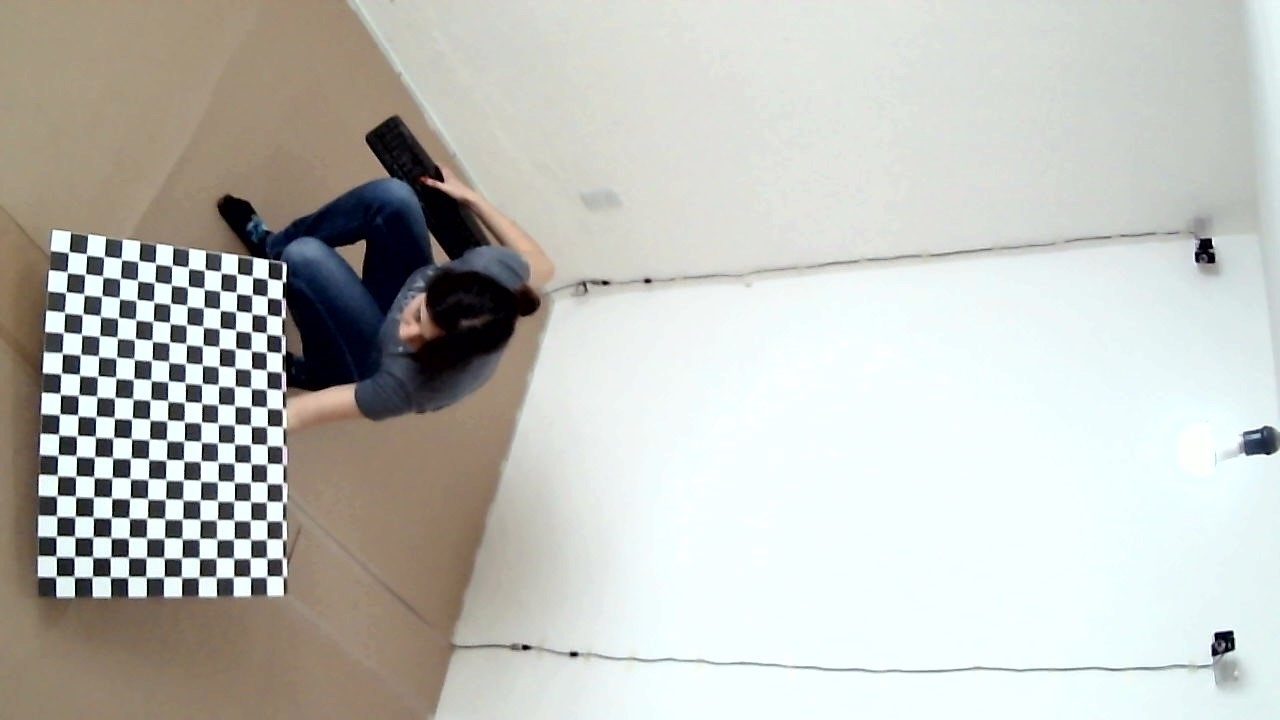
#> input picture AutoCalibration/ImagenesCalibracion/3_cam7/WIN_20250303_12_37_46_Pro.jpg, 1280 x 720 px; its folder holds only this picture in this run
$ python autocalibration.py
#> lines starting #> are read from the running program, lines starting #| are printed output that depends on the picture; after the words box and inside, x2 and y2 are one past the last pixel; in counts of white or black regions, pixels touching at a corner belong together; long printed decimals are rounded
import cv2
import numpy as np
import glob
import os

# Parámetros del tablero de ajedrez
chessboard_size = (15, 12)
square_size = 4.0

# Criterios de refinamiento para la detección de esquinas
criteria = (cv2.TERM_CRITERIA_EPS + cv2.TERM_CRITERIA_MAX_ITER, 30, 0.001)

# Puntos del mundo real
objp = np.zeros((chessboard_size[0] * chessboard_size[1], 3), np.float32)
objp[:, :2] = np.mgrid[0:chessboard_size[0], 0:chessboard_size[1]].T.reshape(-1, 2) * square_size

# Listas para almacenar los puntos 3D y 2D detectados
objpoints = []  # Puntos 3D en el mundo real
imgpoints = []  # Puntos 2D en la imagen

# Cargar imágenes de calibración AutoCalibration\ImagenesCalibracion\2_cam1
folder_path = os.path.join( "AutoCalibration", "ImagenesCalibracion", "3_cam7")
images = glob.glob(os.path.join(folder_path, "*.jpg"))

if not images:
    print(f"No se encontraron imágenes en {folder_path}. Verifica la ruta.")
    exit()

# Variable para almacenar el tamaño de la imagen
gray = None

for image_name in images:
    print(f"Procesando imagen: {image_name}")
    img = cv2.imread(image_name)
#> img is the input picture: shape (720, 1280, 3); mean B, G, R 187.1, 192.4, 191.4

    if img is None:
        print(f"No se pudo cargar la imagen: {image_name}")
        continue

    gray = cv2.cvtColor(img, cv2.COLOR_BGR2GRAY)
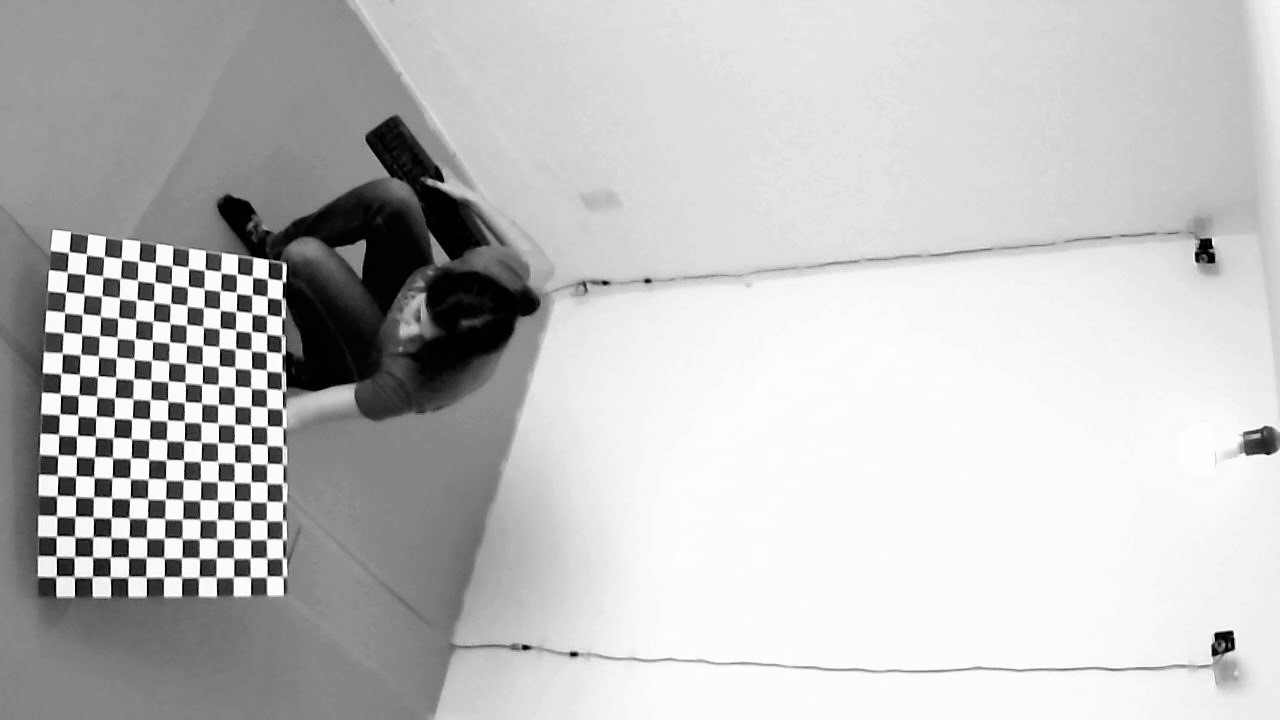
#> gray: shape (720, 1280); min 0, max 255, mean 191.5

    # 🔹 Buscar esquinas del tablero de ajedrez
    ret, corners = cv2.findChessboardCorners(gray, chessboard_size, None)
#> ret = True; corners = 180 rows, first 8: [74.87, 555.6], [75.32, 537.3], [75.53, 515.7], [75.03, 495.8], [76.07, 475.7], [76.28, 456.2], [77.73, 434.9], [78.03, 415.5]

    if ret:
        objpoints.append(objp)
        refined_corners = cv2.cornerSubPix(gray, corners, (11, 11), (-1, -1), criteria)
#> refined_corners = 180 rows, first 8: [74.41, 556.7], [74.73, 536.7], [75.12, 516.5], [75.5, 496.4], [75.79, 476.2], [76.25, 455.9], [76.87, 435.7], [77.84, 415.4]
        imgpoints.append(refined_corners)

        # Dibujar y mostrar las esquinas detectadas
        cv2.drawChessboardCorners(img, chessboard_size, refined_corners, ret)
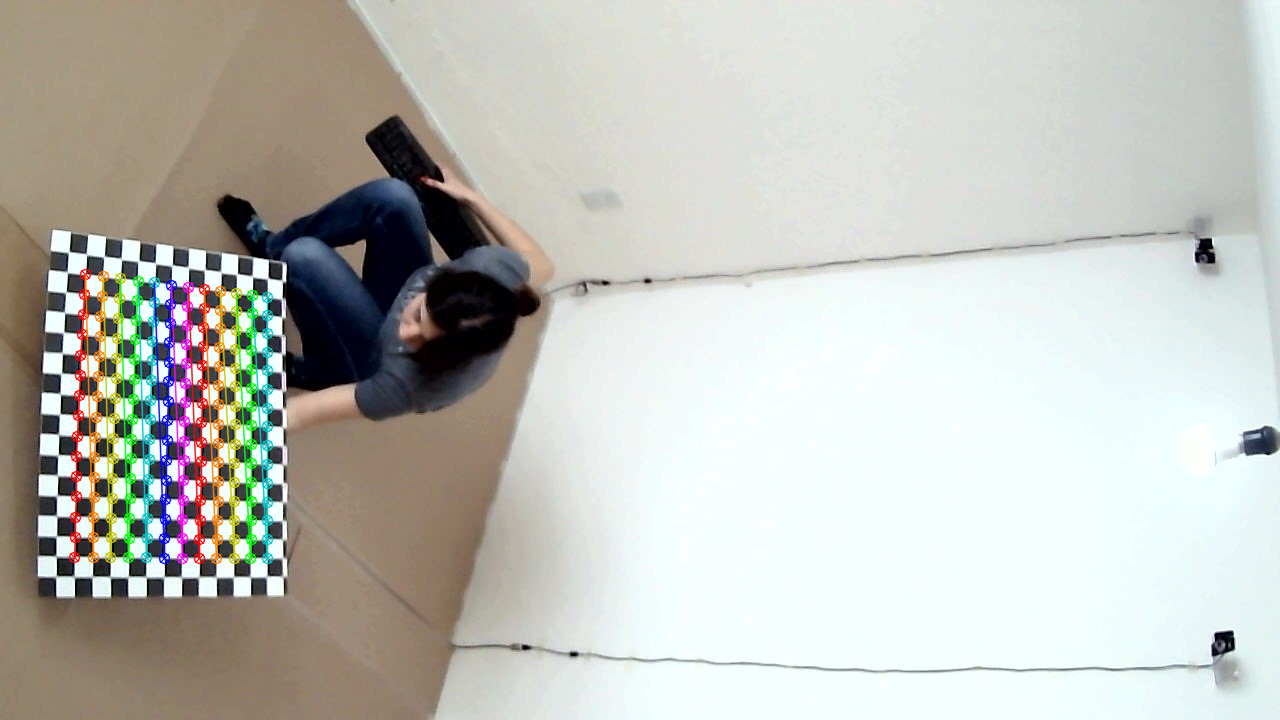
#> img: shape (720, 1280, 3); 3.3% of pixels changed, all inside (x1, y1, x2, y2) = (68, 268, 274, 565)
        cv2.imshow(f'Detected Corners - {os.path.basename(image_name)}', img)
        cv2.waitKey(500)
    else:
        print(f"No se detectaron esquinas en {image_name}")

cv2.destroyAllWindows()

#  Verificar si se encontraron esquinas en al menos una imagen
if gray is not None and objpoints and imgpoints:
    print(f"📸 Se detectaron esquinas en {len(objpoints)} imágenes.")

    # Calibración de cámara
    ret, camera_matrix, dist_coeffs, rvecs, tvecs = cv2.calibrateCamera(
        objpoints, imgpoints, gray.shape[::-1], None, None)
#> ret = 0.264; camera_matrix = [[1707.9, 0, 818.5], [0, 1813.8, 20.11], [0, 0, 1]]; dist_coeffs = [[-1.58, 4.03, 0.0432, -0.104, -5.08]]; rvecs = ([0.393, -0.944, -1.38],); tvecs = ([-142.6, 99.93, 306.9],)

    if ret and rvecs and tvecs:
        # Calcular el error medio de reproyección
        total_error = 0
        for i in range(len(objpoints)):
            imgpoints2, _ = cv2.projectPoints(objpoints[i], rvecs[i], tvecs[i], camera_matrix, dist_coeffs)
            error = cv2.norm(imgpoints[i], imgpoints2, cv2.NORM_L2) / len(imgpoints2)
            total_error += error
#> this loop made 1 pass
#> (error, total_error) on pass 1: (0.0197, 0.0197)
#> after the loop, total_error = 0.0197

        mean_error = total_error / len(objpoints)
#> mean_error = 0.0197
        print(f"Error medio de reproyección: {mean_error:.6f} píxeles")
#| Error medio de reproyección: 0.01968 píxeles
        # Convertir el vector de rotación a matriz de rotación 3x3
        rvec_matrix, _ = cv2.Rodrigues(rvecs[0])
#> rvec_matrix = [[-0.0832, 0.65, -0.755], [-0.939, 0.203, 0.279], [0.335, 0.732, 0.593]]

        #  Asegurar que la traslación (tvec) es un vector columna de 3x1
        tvec_matrix = tvecs[0].reshape(3, 1)
#> tvec_matrix = [-142.6, 99.93, 306.9]

        # Construir la matriz extrínseca 3x4 (rotación + traslación)
        extrinsic_matrix = np.hstack((rvec_matrix, tvec_matrix))
#> extrinsic_matrix = [[-0.0832, 0.65, -0.755, -142.6], [-0.939, 0.203, 0.279, 99.93], [0.335, 0.732, 0.593, 306.9]]

        # Calcular la matriz de proyección 3x4
        projection_matrix = camera_matrix @ extrinsic_matrix  # K @ [R|t]
#> projection_matrix = [[131.7, 1709.8, -803.9, 7550.2], [-1695.8, 383.4, 517.2, 187426.2], [0.335, 0.732, 0.593, 306.9]]

        # Verificar dimensiones antes de guardar
        print("Dimensiones de la matriz de proyección:", projection_matrix.shape)  # Debe ser (3,4)
#| Dimensiones de la matriz de proyección: (3, 4)

        # Directorio para guardar los archivos
        output_dir = "Thesis"
        os.makedirs(output_dir, exist_ok=True)

        # Guardar la matriz intrínseca 3x3
        intrinsic_path = os.path.join(output_dir, "cam1_intrinsic.txt")
        np.savetxt(intrinsic_path, camera_matrix, fmt='%0.6f')

        # Guardar la matriz de proyección 3x4
        projection_path = os.path.join(output_dir, "cam1_projection.txt")
        np.savetxt(projection_path, projection_matrix, fmt='%0.6f')

        print(f"Matriz intrínseca (3x3) guardada en '{intrinsic_path}'")
        print(f"Matriz de proyección (3x4) guardada en '{projection_path}'")

    else:
        print("Error en la calibración: No se pudo calcular la matriz de proyección.")

else:
    print("No se detectaron suficientes esquinas para calibrar la cámara.")


"""
import cv2
import numpy as np
import matplotlib.pyplot as plt

# Cargar la imagen
image_path = "ThesisAle/AutoCalibration/ImagenesCalibracion/cam1/WIN_20250211_13_56_53_Pro.jpg"
img = cv2.imread(image_path)

if img is None:
    print("❌ Error: No se pudo cargar la imagen. Revisa la ruta.")
    exit()

gray = cv2.cvtColor(img, cv2.COLOR_BGR2GRAY)

# Rango de búsqueda de tamaños de patrón (intersecciones)
min_size = 5
max_size = 20

best_size = None
best_corners = 0

# Probar diferentes combinaciones de intersecciones (filas x columnas)
for rows in range(min_size, max_size):
    for cols in range(min_size, max_size):
        chessboard_size = (cols, rows)
        ret, corners = cv2.findChessboardCorners(gray, chessboard_size, None)
        if ret and corners.shape[0] > best_corners:
            best_size = chessboard_size
            best_corners = corners.shape[0]
            best_corners_positions = corners

# Dibujar el mejor patrón encontrado
if best_size:
    ret, corners = cv2.findChessboardCorners(gray, best_size, None)
    cv2.drawChessboardCorners(img, best_size, corners, ret)
    message = f"✅ Patrón detectado: {best_size[0]}x{best_size[1]} intersecciones"
else:
    message = "❌ No se detectó el patrón"

# Convertir imagen a RGB para visualizar correctamente
img_rgb = cv2.cvtColor(img, cv2.COLOR_BGR2RGB)

# Mostrar la imagen con la detección
plt.figure(figsize=(10, 6))
plt.imshow(img_rgb)
plt.title(message)
plt.axis("off")
plt.show()

# Devolver el mejor tamaño detectado
print(f"Tamaño detectado del tablero: {best_size}" if best_size else "No se detectó el patrón.")
"""

$ run again, on AutoCalibration/ImagenesCalibracion/3_cam7/WIN_20250303_12_37_56_Pro.jpg
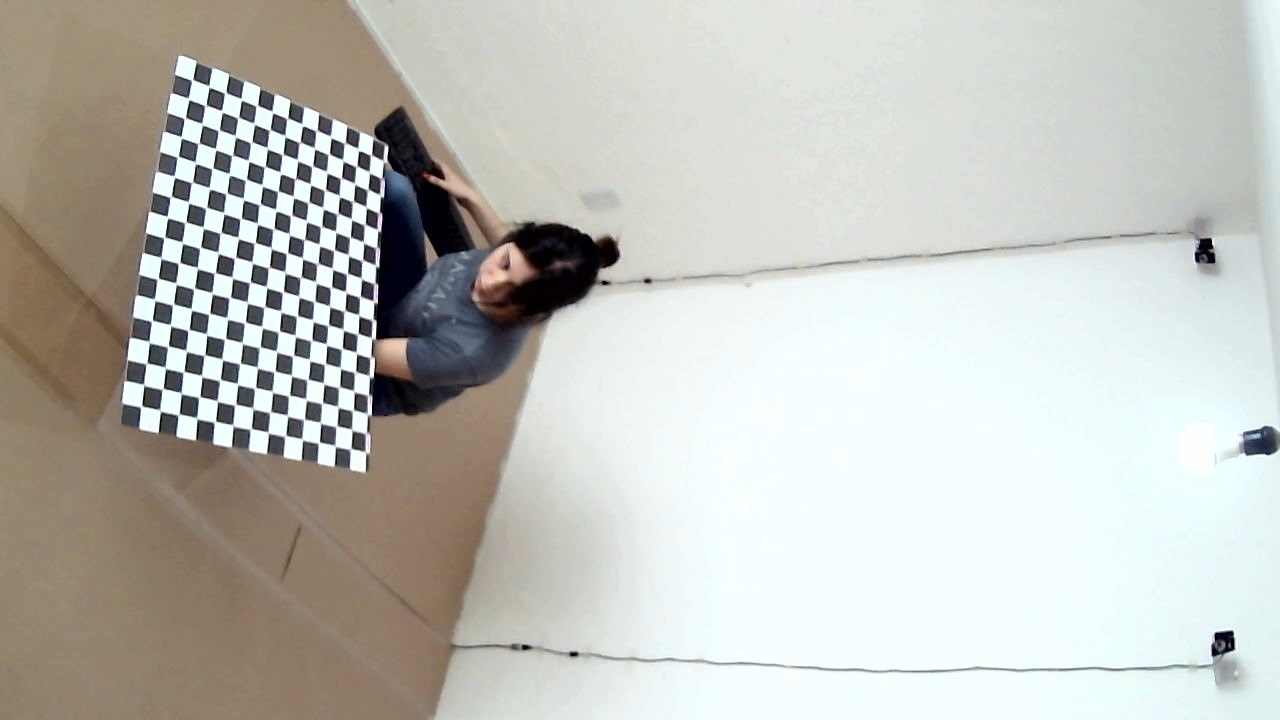
#> input picture AutoCalibration/ImagenesCalibracion/3_cam7/WIN_20250303_12_37_56_Pro.jpg, 1280 x 720 px
#> img is the input picture: shape (720, 1280, 3); mean B, G, R 186.9, 192.9, 192.6
#> `gray = cv2.cvtColor(img, cv2.COLOR_BGR2GRAY)`:
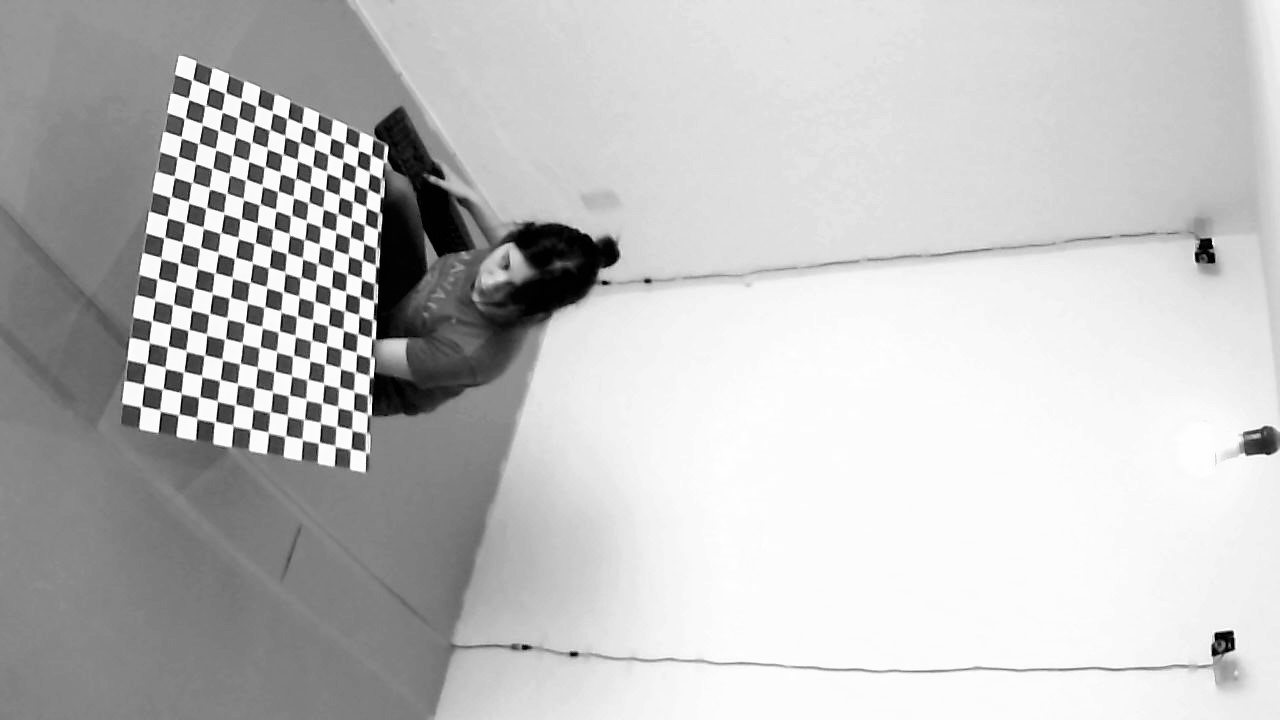
#> gray: shape (720, 1280); min 0, max 255, mean 192.1
#> `ret, corners = cv2.findChessboardCorners(gray, chessboard_size, None)`: ret = True; corners = 180 rows, first 8: [163, 388.9], [165, 367.6], [168.2, 346], [170.3, 324.4], [173, 304.8], [176, 283.3], [178.7, 263.2], [182.5, 243.2]
#> refined_corners = 180 rows, first 8: [162.7, 388.8], [165.4, 367.8], [167.9, 346.3], [170.6, 325.4], [173.1, 304.5], [176.2, 283.7], [179, 262.8], [182.4, 242.7]
#> `cv2.drawChessboardCorners(img, chessboard_size, refined_corners, ret)`:
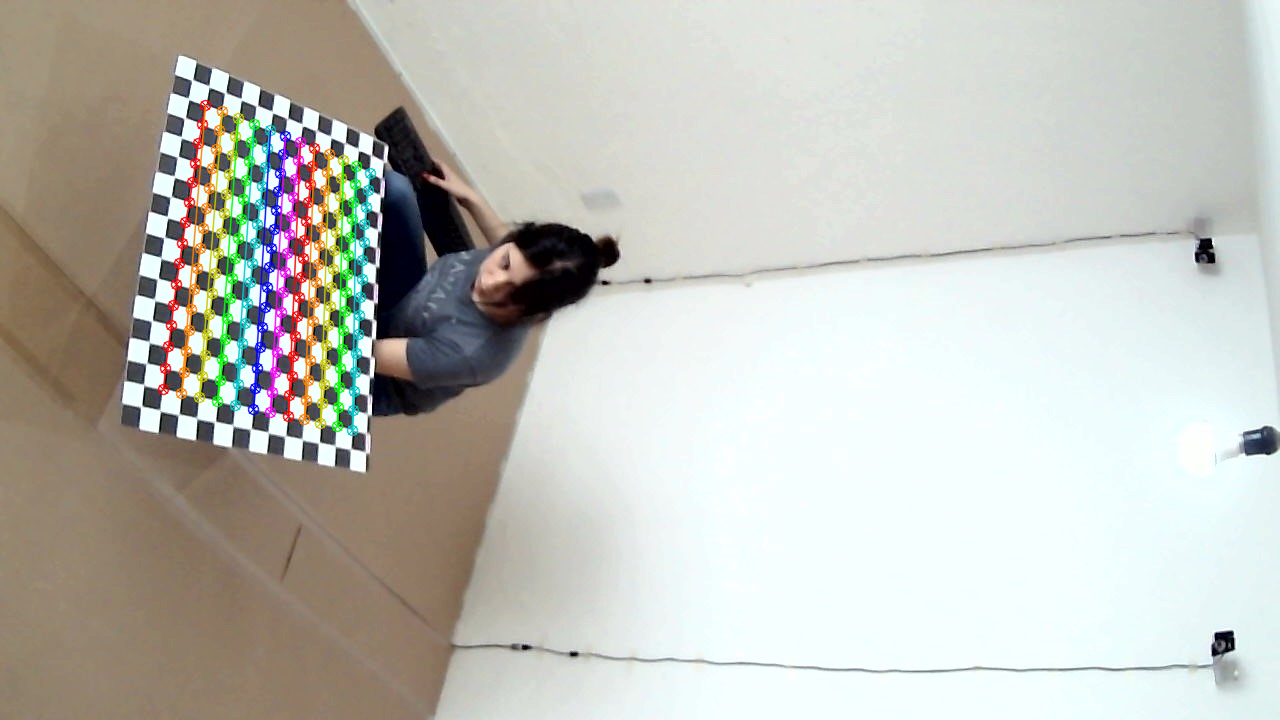
#> img: shape (720, 1280, 3); 3.31% of pixels changed, all inside (x1, y1, x2, y2) = (157, 99, 377, 437)
#> `ret, camera_matrix, dist_coeffs, rvecs, tvecs = cv2.calibrateCamera( o..`: ret = 0.391; camera_matrix = [[1399.7, 0, 838.7], [0, 1459.2, 94.83], [0, 0, 1]]; dist_coeffs = [[-1.32, 3.59, 0.00605, -0.0159, -3.84]]; rvecs = ([0.422, -1.06, -1.24],); tvecs = ([-125.3, 52.36, 217.2],)
#> the loop `for i in range(len(objpoints)):` made 1 pass
#> (error, total_error) on pass 1: (0.0291, 0.0291)
#> after the loop `for i in range(len(objpoints)):`: total_error = 0.0291
#| Error medio de reproyección: 0.02913 píxeles
#> rvec_matrix = [[-0.0407, 0.557, -0.829], [-0.907, 0.327, 0.264], [0.419, 0.763, 0.492]]
#> tvec_matrix = [-125.3, 52.36, 217.2]
#> extrinsic_matrix = [[-0.0407, 0.557, -0.829, -125.3], [-0.907, 0.327, 0.264, 52.36], [0.419, 0.763, 0.492, 217.2]]
#> projection_matrix = [[294.1, 1420, -748.2, 6791.6], [-1284.3, 549.7, 432.2, 97001.4], [0.419, 0.763, 0.492, 217.2]]
#| Dimensiones de la matriz de proyección: (3, 4)
